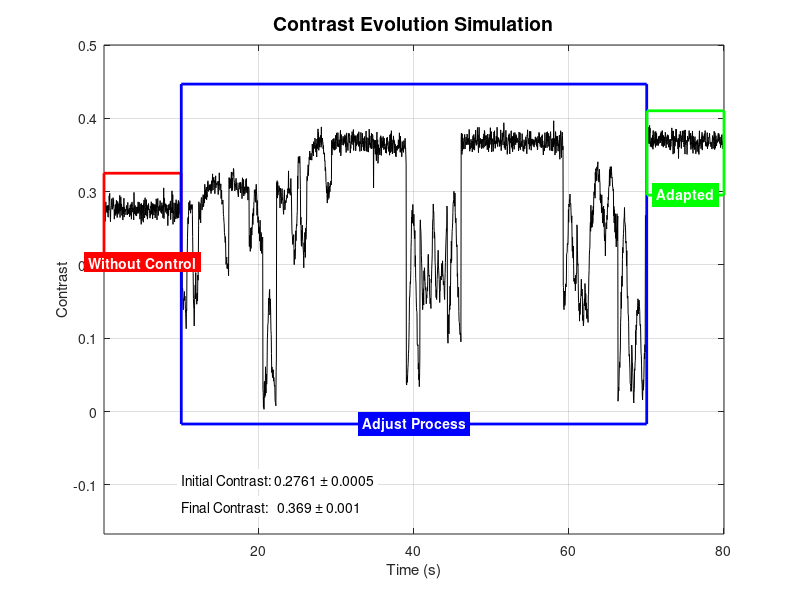

MATLAB code to generate this figure:
clear all;
close all;
clc;
load('simulaciones.mat');
i=6;
data=simulaciones.data{i};
x=data(:,1);
y=data(:,2);%*3/255;
xs=simulaciones.xs(i);
xf=simulaciones.xf(i);
yimin=min(y(1:xs-1));
yimax=max(y(1:xs-1));
ypmin=min(y(xs:xf));
ypmax=max(y(xs:xf));
yamin=min(y(xf+1:length(y)));
yamax=max(y(xf+1:length(y)));

ymin=ypmin-0.02;
ymax=ypmax+0.05;
ts=x(xs);
tf=x(xf);

ymin1=yimin-0.05;
ymax1=yimax+0.02;
ts1=x(1);
tf1=x(xs-1);

ymin2=yamin-0.05;
ymax2=yamax+0.02;
ts2=x(xf+1);
tf2=x(length(x));


ci=mean(y(1:xs));
cf=mean(y(xf:length(y)));
stdi=std(y(1:xs))/sqrt(length(y(1:xs)));
stdf=std(y(xf:length(y)))/sqrt(length(y(xf:length(y))));

t=x;

ymina=min([0 ymin ymin1 ymin2])-0.15;
ymaxa=0.5;%max([ymax ymax1 ymax2])+0.5;

xmina=x(1);
xmaxa=x(length(x));

plot(t,y,'k'); grid on;
axis([xmina xmaxa ymina ymaxa]);
% axis([0 522 0 50]);
xlabel ('Time (s)');
ylabel ('Contrast');





title('Contrast Evolution Simulation','FontWeight', 'bold','FontSize',14);
line([ts1 ts1 tf1 tf1 ts1],[ymin1 ymax1 ymax1 ymin1 ymin1],'Color','r','LineWidth',2);
line([ts ts tf tf ts],[ymin ymax ymax ymin ymin],'Color','b','LineWidth',2);
line([ts2 ts2 tf2 tf2 ts2],[ymin2 ymax2 ymax2 ymin2 ymin2],'Color','g','LineWidth',2);
txt1=text(10,ymina+2*((ymin-ymina)/4),['Initial Contrast: ', num2str(ci,'%.4f'), ' \pm ',num2str(stdi,'%.4f')], 'BackgroundColor',[1 1 1]);
txt2=text(10,ymina+1*((ymin-ymina)/4),['Final Contrast:   ', num2str(cf,'%.3f'), ' \pm ',num2str(stdf,'%.3f')], 'BackgroundColor',[1 1 1]);
txt3=text((tf-ts)/2+ts,ymin,'Adjust Process','HorizontalAlignment','center', 'BackgroundColor','b','FontWeight','bold','color','w');
txt4=text((tf1-ts1)/2+ts1,ymin1,'Without Control','HorizontalAlignment','center', 'BackgroundColor','r','FontWeight','bold','color','w');
txt5=text((tf2-ts2)/2+ts2,ymin2,'Adapted','HorizontalAlignment','center', 'BackgroundColor','g','FontWeight','bold','color','w');


mejora=((cf/ci)-1)*100